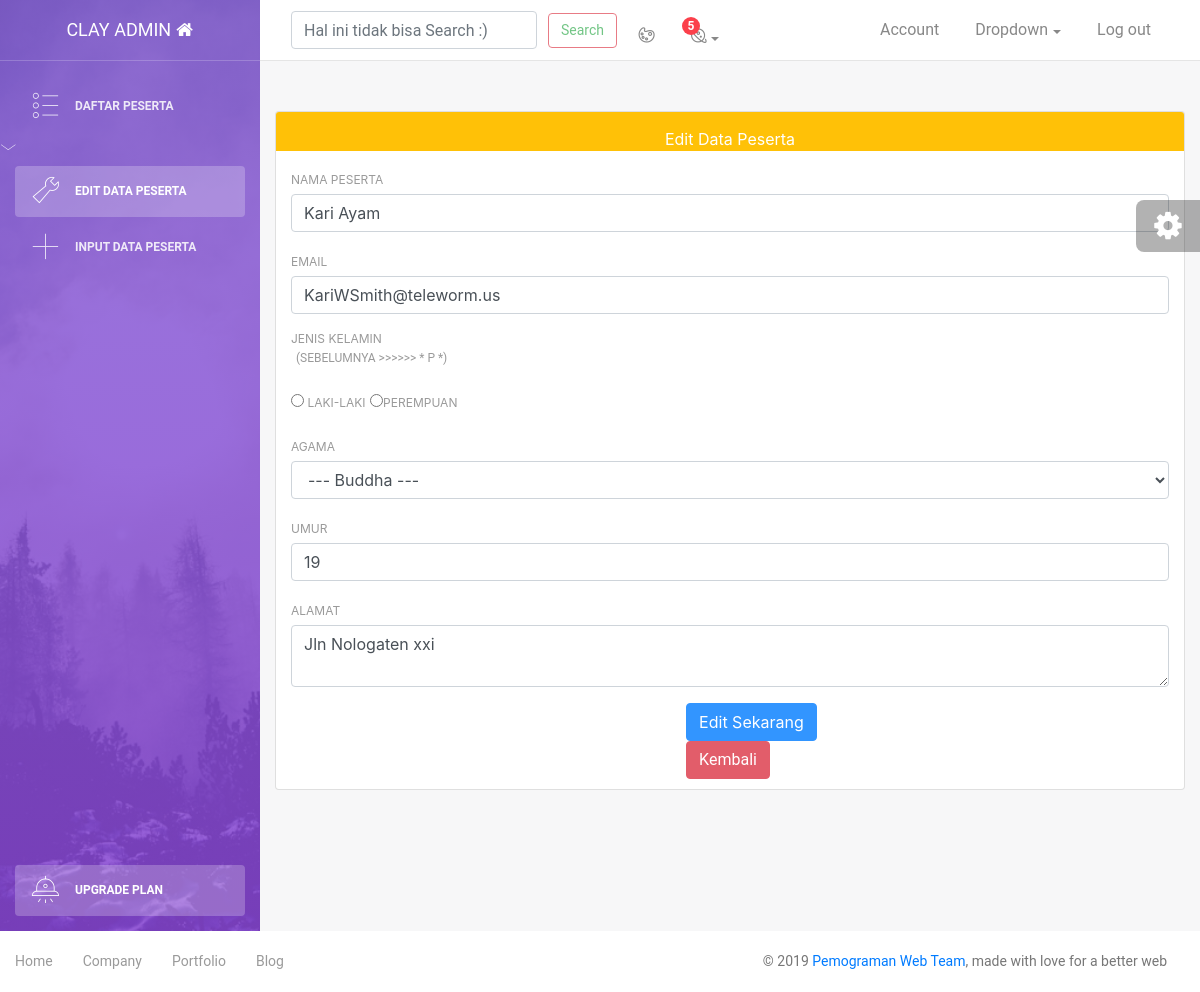
/edit.php?id=2 (signed in), run on the app's committed database.
### tables this page shows
CREATE TABLE `peserta_makrab` (
  `id` int(11) NOT NULL,
  `nama` varchar(25) NOT NULL,
  `email` varchar(50) NOT NULL,
  `jk` varchar(1) NOT NULL,
  `agama` varchar(10) NOT NULL,
  `umur` int(3) NOT NULL,
  `alamat` varchar(50) NOT NULL
);

### edit.php (the view, shortened to what this page needs)
<?php
include 'header.php';
include 'function.php';
$id = $_GET['id'];
$query = mysqli_query($conn, "SELECT * FROM peserta_makrab WHERE id=$id");
$data = mysqli_fetch_assoc($query);
?>
<div class="konten-utama">
    <div class="container">
        <div class="card">
            <div class="card-header bg-warning text-white" align="center">Edit Data Peserta</div>
            <div class="card-body">
                <form action="" method="post">
                    <div class="form-group">
                        <label for="nama">Nama Peserta</label>
                        <input type="text" class="form-control" name="nama" value="<?= $data['nama'] ?>" required
                            autocomplete=" off">
                    </div>
                    <div class="form-group">
                        <label for="email">Email</label>
                        <input type="text" class="form-control" name="email" value="<?= $data['email'] ?>" required
                            autocomplete="off">
                    </div>
                    <div class="form-group">
                        <label for="jk" class="text-grey">Jenis Kelamin <p class="text-reset btn-xs">(Sebelumnya >>>>>>
                                *
                                <?= $data['jk'] ?> *)
                            </p>
                        </label><br>
                        <label class="radio-inline" class="text-reset">
                            <input type="radio" name="jk" value="L" required autocomplete="off"> Laki-Laki
                        </label>
                        <label class="radio-inline" class="text-reset">
                            <input type="radio" name="jk" value="P" required autocomplete="off">Perempuan
                        </label>
                    </div>
                    <div class="form-group">
                        <label for="agama" class="text-grey">Agama</label>
                        <select class="form-control" id="agama" name="agama" required autocomplete="off">
                            <option selected value="<?= $data['agama'] ?>"> --- <?= $data['agama'] ?> ---
                            </option>
                        </select>
                    </div>
                    <div class="form-group">
                        <label for="umur">Umur</label>
                        <input type="number" class="form-control" name="umur" value="<?= $data['umur'] ?>" "
                            required autocomplete=" off">
                    </div>
                    <div class="form-group">
                        <label for="alamat">Alamat</label>
                        <textarea class="form-control" name="alamat" name="alamat" placeholder="" required
                            autocomplete="off"><?= $data['alamat'] ?></textarea>
                    </div>
                    <button type="submit" class="btn btn-primary btn-edit" name="edit">Edit Sekarang </button>
                    <a href="index.php">
                        <button type="" class="btn btn-danger btn-kembali" name="kembali">Kembali </button>
                    </a>
                </form>
            </div>
        </div>
    </div>
</div>
</div>
</div>
<?php
include 'footer.php';
?>

### assets/css/style.css (style rules this page uses)
.container { padding: 50px; }
.btn-kembali { margin-left: 45%; }
.btn-edit { margin-left: 45%; }

### data on the page
peserta_makrab: nama "Kari Ayam", email "KariWSmith@teleworm.us", jk "P", umur "19", alamat "Jln Nologaten xxi"
